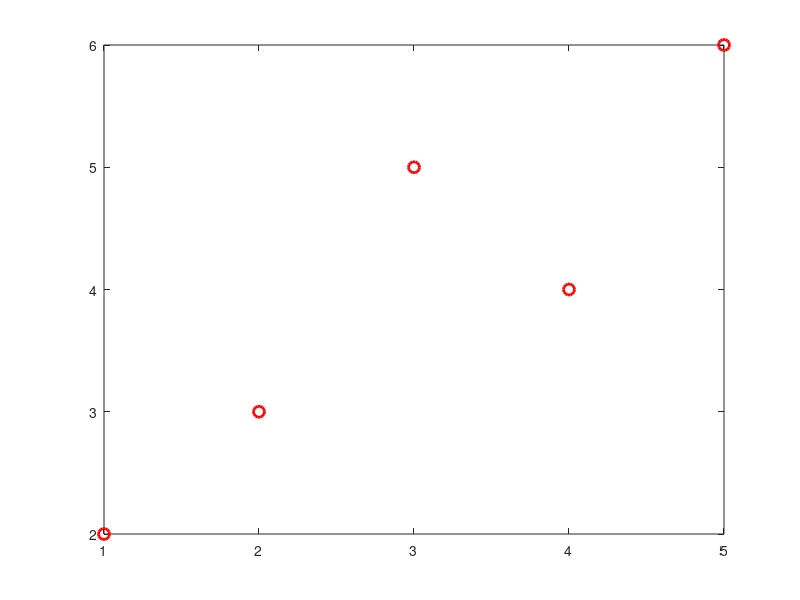

The MATLAB script that drew this image: (Note: this script raises an error after producing the figure.)
clc; clear;

% ---------------------------------------
% Input your data here
% ---------------------------------------
x = [1 2 3 4 5]';    
y = [2 3 5 4 6]';    

n = length(x);

% ---------------------------------------
% Compute all required sums
% ---------------------------------------
Sx   = sum(x);
Sx2  = sum(x.^2);
Sx3  = sum(x.^3);
Sx4  = sum(x.^4);

Sy   = sum(y);
Sxy  = sum(x .* y);
Sx2y = sum((x.^2) .* y);

% ---------------------------------------
% Form the 3×3 normal equation system
% ---------------------------------------
A = [
    Sx4   Sx3   Sx2;
    Sx3   Sx2   Sx;
    Sx2   Sx    n
];

B = [
    Sx2y;
    Sxy;
    Sy
];

% Solve for a, b, c
p = A \ B;

a = p(1);
b = p(2);
c = p(3);

fprintf("Quadratic curve:  y = %.6f x^2 + %.6f x + %.6f\n", a, b, c);

figure;
plot(x, y, 'ro', 'MarkerSize', 8, 'LineWidth', 2); hold on;
plot(xx, yy, 'b-', 'LineWidth', 2);
grid on;

title('Least Squares Quadratic Fit');
xlabel('x');
ylabel('y');
legend('Data Points', 'Quadratic Fit');
